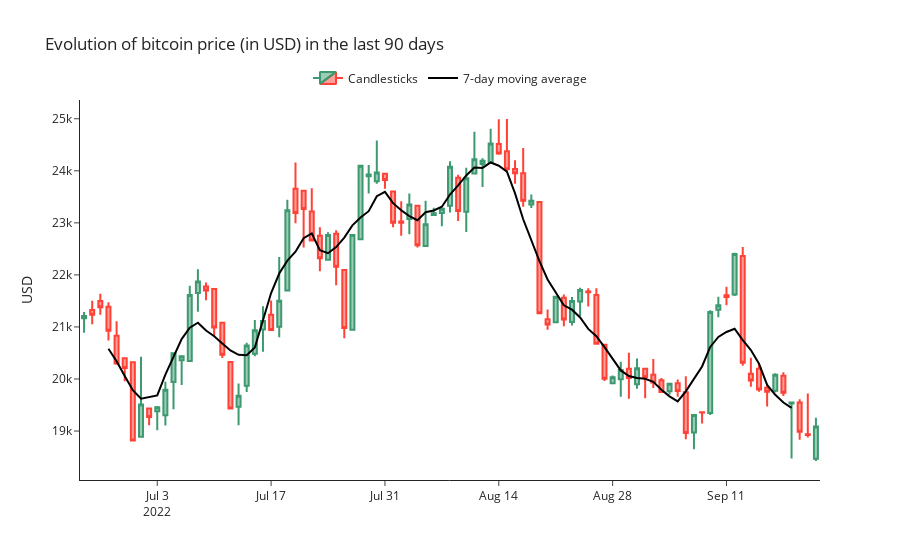

Notebook code for this chart:
### Markdown cell above
We will improve it a bit: get rid of the range slider, add a title, an axis title, add a 7-day moving average....

### Code cell
candlestick_data['7dma'] = candlestick_data['Price']['last'].rolling(window = 7,center = True).mean()

fig.update_layout(xaxis_rangeslider_visible=False, 
template = "simple_white", 
title = "Evolution of bitcoin price (in USD) in the last 90 days", 
yaxis_title = "USD",
legend=dict(
    orientation="h",
    yanchor="bottom",
    y=1.02,
    xanchor="center",
    x=0.5
))

fig.data[0].name="Candlesticks"

fig.add_trace(go.Scatter(x = candlestick_data['date'], 
    y = candlestick_data['7dma'],
    line = dict(color = "#000000"),
    name = "7-day moving average"))
fig.show()
